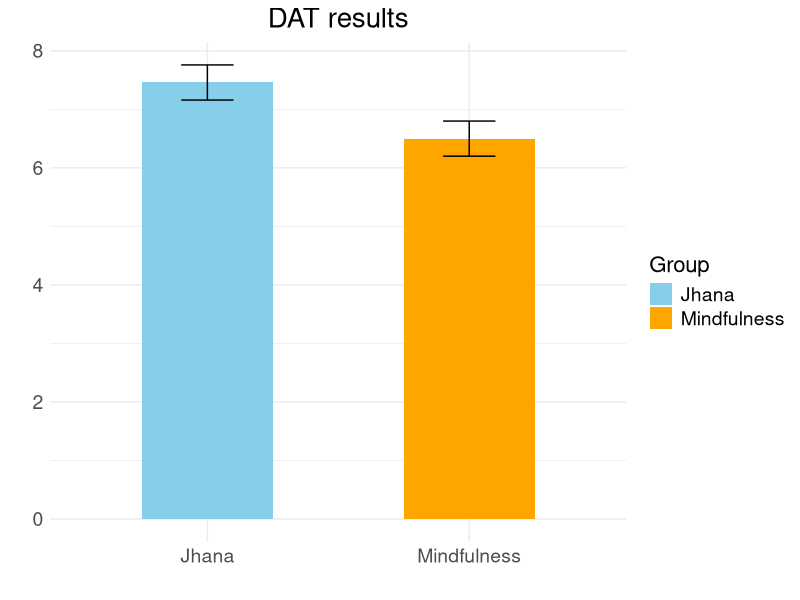

Recreate this plot in R.
# Load necessary library
library(ggplot2)

# Create a data frame with your data
data <- data.frame(
  Group = c("Jhana", "Mindfulness"),
  Value = c(7.459, 6.5),
  Error = c(0.3, 0.3)
)

# Create the bar plot
ggplot(data, aes(x = Group, y = Value, fill = Group)) +
  geom_bar(stat = "identity", position = position_dodge(), width = 0.5) +
  geom_errorbar(aes(ymin = Value - Error, ymax = Value + Error), 
                width = 0.2, position = position_dodge(0.5)) +
  labs(title = "DAT results", x = "", y = "") +
  theme_minimal() +
  theme(
    plot.title = element_text(hjust = 0.5, size = 20),
    axis.text = element_text(size = 14),
    axis.title = element_text(size = 16),
    legend.text = element_text(size = 14),
    legend.title = element_text(size = 16)
  ) +
  scale_fill_manual(values = c("skyblue", "orange"))
